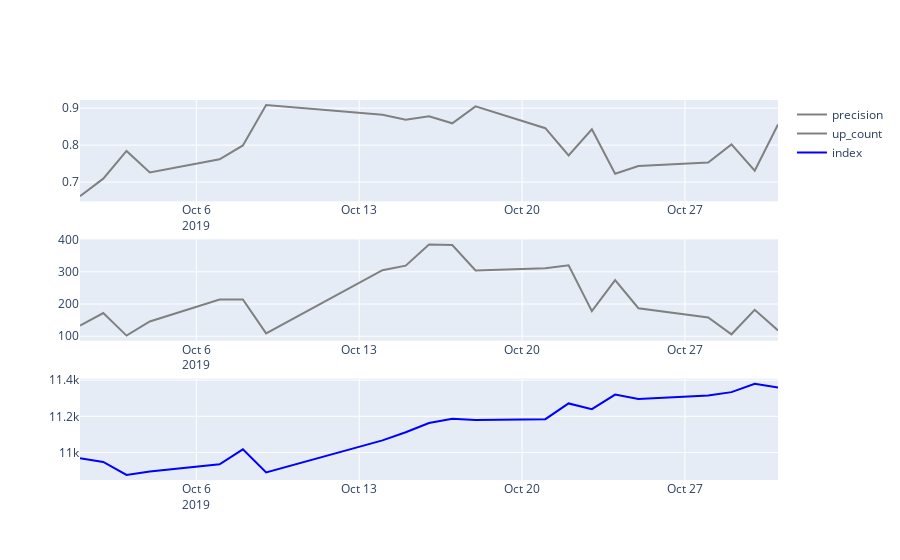

Here is the notebook cell this chart was saved with:
### Code cell
df1 = df_list1[0].sort_index()
fig2 = make_subplots(rows=3, cols=1)

fig2.append_trace(
    go.Scatter(
        x=df1.index,
        y=df1['up_precision'],
        mode="lines",
        line=go.scatter.Line(color="gray"),
        name="precision",
        ),
    
    row=1, col=1,
)

fig2.append_trace(
    go.Scatter(
        x=df1.index,
        y=df1['up_support'],
        mode="lines",
        line=go.scatter.Line(color="gray"),
        name="up_count",
        ),
    
    row=2, col=1,
)

fig2.append_trace(
    go.Scatter(
        x=df_index['ts'],
        y=df_index['index_close'],
        mode="lines",
        line=go.scatter.Line(color="blue"),
        name="index",
        ),
    
    row=3, col=1,
)

# fig.update_layout(xaxis_rangeslider_visible=False, width=800)
# fig2.update_layout(width=835,height=300)
# fig2.update_yaxes(range=[0, 1])

fig2.show()
# fig.show()

### Figure 1 — Plotly figure (JSON) as saved in the notebook; plotly's stock layout.template omitted (floating-point values rounded to 4 significant figures)
{"data": [{"line": {"color": "gray"}, "mode": "lines", "name": "precision", "type": "scatter", "x": ["2019-10-01", "2019-10-02", "2019-10-03", "2019-10-04", "2019-10-07", "2019-10-08", "2019-10-09", "2019-10-14", "2019-10-15", "2019-10-16", "2019-10-17", "2019-10-18", "2019-10-21", "2019-10-22", "2019-10-23", "2019-10-24", "2019-10-25", "2019-10-28", "2019-10-29", "2019-10-30", "2019-10-31"], "xaxis": "x", "y": [0.6617, 0.7093, 0.7843, 0.726, 0.7617, 0.7991, 0.9083, 0.882, 0.8683, 0.8779, 0.859, 0.9046, 0.8457, 0.7719, 0.8427, 0.7226, 0.7433, 0.7532, 0.8019, 0.7308, 0.8559], "yaxis": "y"}, {"line": {"color": "gray"}, "mode": "lines", "name": "up_count", "type": "scatter", "x": ["2019-10-01", "2019-10-02", "2019-10-03", "2019-10-04", "2019-10-07", "2019-10-08", "2019-10-09", "2019-10-14", "2019-10-15", "2019-10-16", "2019-10-17", "2019-10-18", "2019-10-21", "2019-10-22", "2019-10-23", "2019-10-24", "2019-10-25", "2019-10-28", "2019-10-29", "2019-10-30", "2019-10-31"], "xaxis": "x2", "y": [133, 172, 102, 146, 214, 214, 109, 305, 319, 385, 383, 304, 311, 320, 178, 274, 187, 158, 106, 182, 118], "yaxis": "y2"}, {"line": {"color": "blue"}, "mode": "lines", "name": "index", "type": "scatter", "x": ["2019-10-01T00:00:00", "2019-10-02T00:00:00", "2019-10-03T00:00:00", "2019-10-04T00:00:00", "2019-10-07T00:00:00", "2019-10-08T00:00:00", "2019-10-09T00:00:00", "2019-10-14T00:00:00", "2019-10-15T00:00:00", "2019-10-16T00:00:00", "2019-10-17T00:00:00", "2019-10-18T00:00:00", "2019-10-21T00:00:00", "2019-10-22T00:00:00", "2019-10-23T00:00:00", "2019-10-24T00:00:00", "2019-10-25T00:00:00", "2019-10-28T00:00:00", "2019-10-29T00:00:00", "2019-10-30T00:00:00", "2019-10-31T00:00:00"], "xaxis": "x3", "y": [10970.0, 10950.0, 10880.0, 10890.0, 10940.0, 11020.0, 10890.0, 11070.0, 11110.0, 11160.0, 11190.0, 11180.0, 11180.0, 11270.0, 11240.0, 11320.0, 11300.0, 11320.0, 11330.0, 11380.0, 11360.0], "yaxis": "y3"}], "layout": {"xaxis": {"anchor": "y", "domain": [0, 1]}, "xaxis2": {"anchor": "y2", "domain": [0, 1]}, "xaxis3": {"anchor": "y3", "domain": [0, 1]}, "yaxis": {"anchor": "x", "domain": [0.7333, 1]}, "yaxis2": {"anchor": "x2", "domain": [0.3667, 0.6333]}, "yaxis3": {"anchor": "x3", "domain": [0, 0.2667]}}}
